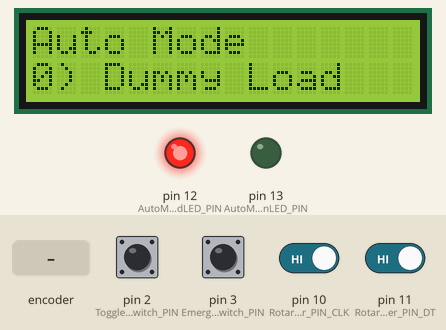
Recording of a sketch running on a simulated Arduino Uno, built with avr-gcc and run on an emulated ATmega328P. Parts: 16×2 character LCD, output pins drawn as LEDs (lit = HIGH). Wiring (inferred from the names in the program): line decoder: data pin 6, pin 5, pin 4. Inputs (shaded band) come from the test bench; at power-on: pin 2 (ToggleModeSwitch_PIN), pin 3 (EmergencyDummyLoadSwitch_PIN), pin 10 (RotaryEncoder_PIN_CLK), pin 11 (RotaryEncoder_PIN_DT) HIGH. EEPROM starts erased; pins used as bus, display or sensor lines are not drawn; what the sketch prints to the serial monitor is not drawn.

Above: at 8.3 s.
8.4 s: rotary encoder on pin 3 (EmergencyDummyLoadSwitch_PIN) / pin 11 (RotaryEncoder_PIN_DT) turned 1 step (first pin leading)
At 9.7 s:
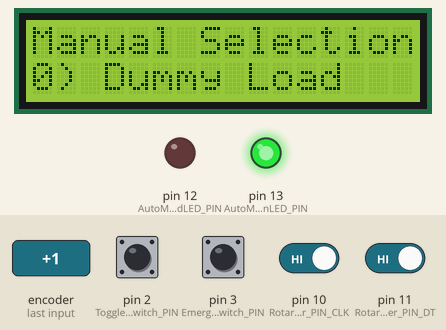
10.1 s: pin 10 (RotaryEncoder_PIN_CLK) driven LOW
At 11.0 s:
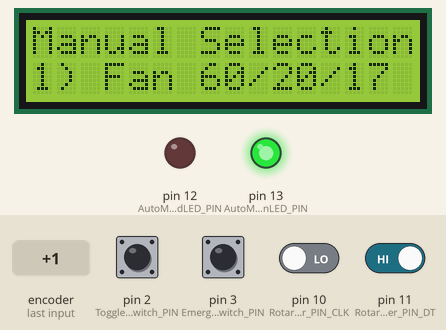
11.6 s: pin 2 (ToggleModeSwitch_PIN) pulled LOW for 0.15 s
At 12.1 s:
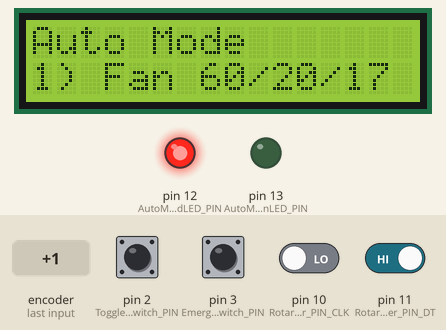
13.2 s: pin 2 (ToggleModeSwitch_PIN) pulled LOW for 1 s
At 14.6 s:
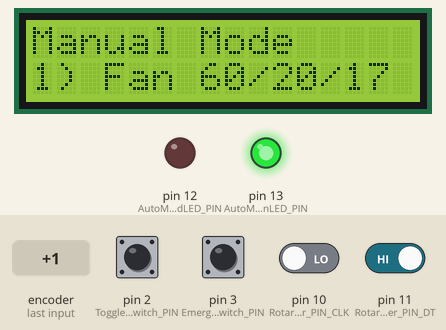
15.7 s: rotary encoder on pin 3 (EmergencyDummyLoadSwitch_PIN) / pin 11 (RotaryEncoder_PIN_DT) turned 1 step (first pin leading)
At 16.4 s:
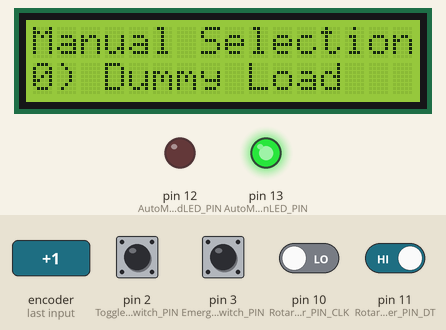
17.4 s: pin 10 (RotaryEncoder_PIN_CLK) driven HIGH
At 18.9 s:
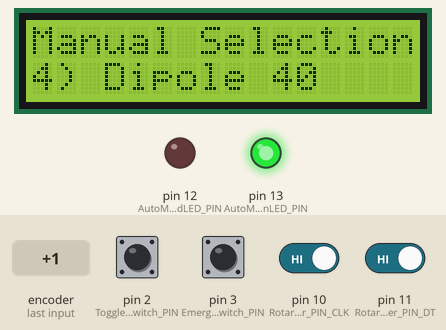
Timing chart, 0 to 19.9 s (numbered marks = the images above; inputs shaded):
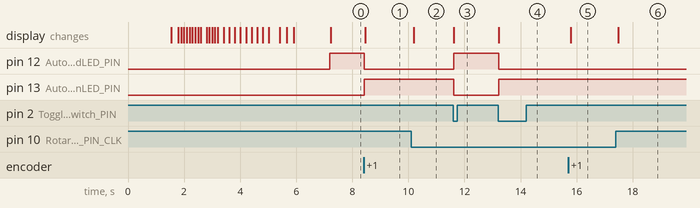

Measured:
- after the input at 8.4 s, pin 12 (AutoMode_RedLED_PIN): HIGH → LOW at once; pin 13 (AutoMode_GreenLED_PIN): LOW → HIGH at once; the display: changes after 0.06 s (image 1)
- after the input at 10.1 s, the display: changes after 0.09 s (image 2)
- after the input at 11.6 s, pin 12 (AutoMode_RedLED_PIN): LOW → HIGH at once; pin 13 (AutoMode_GreenLED_PIN): HIGH → LOW at once; the display: changes at once (image 3)
- after the input at 13.2 s, pin 12 (AutoMode_RedLED_PIN): HIGH → LOW at once; pin 13 (AutoMode_GreenLED_PIN): LOW → HIGH at once; the display: changes at once (image 4)
- after the input at 15.7 s, the display: changes after 0.09 s (image 5)
- after the input at 17.4 s, the display: changes after 0.09 s (image 6)

The sketch:

HamSwitch.ino
```cpp
// (licence header left out)
#include <AltSoftSerial.h>
#include <EEPROM.h>
#include "DisplayService.h"
#include "Antenna.h"
#include "MyAntennaList.h"
#include "RadioSettings.h"
#include <LiquidCrystal_I2C.h>
#include <SimpleList.h>

//***************************************************** PIN Definition ***********************************************/

//This is a switch between auto and manual modes
//It is a INPUT_PULLUP pin so by default it is set to 'HIGH'
//In order to change to 'Manual' Mode -> ground this pin temporarily (through toggle switch)
int ToggleModeSwitch_PIN = 2; //Only Pin 2 or Pin 3 allowed here!

//This is an emergency DummyLoad switch
//When pressed, the antenna immediately switches to manual mode and selects the dummy load
int EmergencyDummyLoadSwitch_PIN = 3; //Only Pin 2 or Pin 3 allowed here!

//Define Decoder Pins (for Auto mode)
int Decoder1_PIN_A0 = 6;
int Decoder1_PIN_A1 = 5;
int Decoder1_PIN_A2 = 4;

//Pins 8 and 9 are used as Rx and Tx in AltSoftSerial to communicate with the radio

//Define Rotary Encoder Pins (for Manual mode)
int RotaryEncoder_PIN_CLK = 10;
int RotaryEncoder_PIN_DT = 11;

int AutoMode_RedLED_PIN = 12;
int AutoMode_GreenLED_PIN = 13;

//************************************************** Members *******************************************************/

//Members (This is the place to define variables with global scope used in the application )
AltSoftSerial radioSerial; //a serial port to the radio (pins: 8-RX ,9-TX)
unsigned long Frequency = 0; //The frequency after parsing
unsigned long PreviousFrequency = -1; //The frequency after parsing

bool lastStateCLK = LOW;
bool currentStateCLK = LOW;
bool DT_State = LOW;

int selectedAntenna; //Holds the selected antenna, either in auto or manual mode
int prevSelectedAntenna; //Holds the previously selected antenna - it is used to check if the antenna has changed and print only in this case
bool isManualyAnttenaChanged = false;

//Since we use a physical switch for Auto/Manual mode selection we also need a debounce mechanism
long debouncing_time = 15; //Debouncing Time in Milliseconds
volatile unsigned long last_micros; //in Auto and Manual interrupts
volatile unsigned long emergencyDummyLoad_last_micros; // in emergencyDummyLoad interrupts
volatile unsigned long isr_micros; // in ISR interrupts

volatile bool isModeChanged = true; //Selection Mode change flag - used to display a short message only when the mode changes
volatile bool IsAuto = true; //Auto mode flag

unsigned long previousMillis = 0; // required for delay of CAT command
const long interval = 1000; // delay interval (milliseconds)

LiquidCrystal_I2C lcdx(I2C_ADDR, En_pin, Rw_pin, Rs_pin, D4_pin, D5_pin, D6_pin, D7_pin);
DisplayService dispServe(&lcdx);
Radio myRadio;

//**************************************************************** setup / loop ********************************************************************//
void setup() {
  dispServe.Init();
  InitAntennaList();
  InitRadioList();

  //set Decoder Pin modes
  pinMode(Decoder1_PIN_A0, OUTPUT);
  pinMode(Decoder1_PIN_A1, OUTPUT);
  pinMode(Decoder1_PIN_A2, OUTPUT);

  pinMode(RotaryEncoder_PIN_CLK, INPUT_PULLUP);
  pinMode(RotaryEncoder_PIN_DT, INPUT_PULLUP);

  pinMode(AutoMode_RedLED_PIN, OUTPUT);
  pinMode(AutoMode_GreenLED_PIN, OUTPUT);

  pinMode(ToggleModeSwitch_PIN, INPUT_PULLUP);//Allow automatic switching Pin
  pinMode(EmergencyDummyLoadSwitch_PIN, INPUT_PULLUP);//Emergency Dummy Load Pin - This is the rotary encoder switch

  //Register to interrupts
  attachInterrupt(digitalPinToInterrupt(ToggleModeSwitch_PIN), ToggleMode, FALLING);
  attachInterrupt(digitalPinToInterrupt(EmergencyDummyLoadSwitch_PIN), EmergencyDummyLoad, FALLING);

  //set the interrupt msk
  //PCICR |= (1 << PCIE0);
  //PCMSK0 |= (1 << PCINT2); //Interrupt on pin10
  //PCMSK0 |= (1 << PCINT3); //Interrupt on pin11
  lastStateCLK = digitalRead(RotaryEncoder_PIN_CLK);

  radioSerial.begin(BAUD_RATE);
  Serial.begin(9600); // Open serial communications and wait for port to open:
  while (!Serial) {}
  delay(100);

  if (AUTO_DETECT_INTERFACE)
  {
    myRadio = GetInterface(&radioSerial); //try the different interfaces and select the one for the current radio
    dispServe.Blink(1);
    dispServe.Log11("HamSwitch v2.1", 0, 0, 0, 100);
    dispServe.Log11("Interface: ", 0, 1, 0, 200);
    dispServe.Log11(myRadio.displayname, 11, 1, 0, 250);
  }
  else
  {
    myRadio = GetMyRadio(); //Get a struct that represents a Radio (defined @ RadioSettings.h)
    dispServe.Blink(1);
    dispServe.Log11("HamSwitch v2.1", 0, 0, 0, 100);
    dispServe.Log11("Radio: ", 0, 1, 0, 150);
    dispServe.Log11(myRadio.displayname, 7, 1, 0, 300);
  }

  prevSelectedAntenna = -1; //initialize with out of range value for the first print
  GetFromMemory(); //get the value of the last antenna and the selection mode, before HamSwitch was switched off

  delay(1000);
}

void loop() {
  CheckForData();
  unsigned long currentMillis = millis();
  //----------------------------------------------------------------------------------------------------------//
  //if in auto mode, and it is time to send command (every interval) -> write the command to the radioSerial
  if (IsAuto && (currentMillis - previousMillis >= interval)) {
    previousMillis = currentMillis;
    RadioRequest FrequencyCommandFunction = myRadio.FrequencyCommand; //get the FrequencyCommand from the struct
    if (myRadio.Id != -1) //make sure it is not the DummyRadio
    {
      FrequencyCommandFunction(&radioSerial);
    }
  }
  //----------------------------------------------------------------------------------------------------------//
  //Only alert the user if there was a change in the state
  if (isModeChanged)
  {
    isModeChanged = false; //reset the flag
    SaveModeToMemory(IsAuto);
    if (IsAuto)
    {
      dispServe.Log("Auto Mode", 0, 0, 0); //display a message
      analogWrite(AutoMode_GreenLED_PIN, 0); //Turn green led off
      analogWrite(AutoMode_RedLED_PIN, 130); //Turn red led on
    }
    else
    {
      dispServe.Log("Manual Mode", 0, 0, 0);
      analogWrite(AutoMode_GreenLED_PIN, 130); //Turn green led on
      analogWrite(AutoMode_RedLED_PIN, 0); //Turn red led off
    }
  }
  //----------------------------------------------------------------------------------------------------------//
  //if the antenna was manually changed -> show a short messege
  if (isManualyAnttenaChanged)
  {
    dispServe.Log("Manual Selection", 0, 0, 0);
    isManualyAnttenaChanged = false;
  }
  //----------------------------------------------------------------------------------------------------------//
  //if the entire string has arrived -> parse the frequency and reset the input string
  if (IsAuto) //Auto mode
  {
    if ((Frequency != 0) && (Frequency != PreviousFrequency)) //if the frequency is not 0 (i.e. valid) and has changed -> select the antenna..
    {
      AutoAntennaSelector();
      PreviousFrequency = Frequency;
    }
  }
  //----------------------------------------------------------------------------------------------------------//
  //To prevent flickering, only display the selected antenna if it was a change
  if (prevSelectedAntenna != selectedAntenna)
  {
    DisplaySelectedAntenna(selectedAntenna);
    prevSelectedAntenna = selectedAntenna;
    SwitchTo(selectedAntenna);
    SaveAntennaToMemory(selectedAntenna);
  }
  //----------------------------------------------------------------------------------------------------------//
  updateEncoder();
}


//**************************************************************** Antenna Selection *****************************************************************//
void AutoAntennaSelector()
{
  int band = FrequencyToBand(); //Figure out what is the band equivalent of this frequency
  if (band == 0) //make sure it is on the HAM bands
  {
    dispServe.Log("Non HAM Freq", 0, 0, 0);
    SwitchTo(0);
    return;
  }
  else //if it is
  {
    //iterate over the antenna list
    for (int i = 0; i < NUM_OF_ANTANNAS; i++) {
      SimpleList<int>* mybands = AntennaList[i]->GetBands();
      //and for each antenna, iterate over the bands it supports
      for (SimpleList<int>::iterator itr = mybands->begin(); itr != mybands->end(); ++itr)
      {
        //if you find a match i.e. the antenna supports the selected band
        if (*itr == band)
        {
          dispServe.Log(String(band) + "M   " + String(float(Frequency)/100000, 5), 0, 0, 0); //display the selected band
          SwitchTo(i); //and switch to that antenna
          return;
        }
      }
    }
  }
  dispServe.Log("No ant for " + String(band) + "M", 0, 0, 0);
  SwitchTo(0);
}

//********************************************************************************************************************************************//

//This method gets 3 bits - DecoderA0,DecoderA1, and DecoderA2 and changes the Decoder pins
void SetDecoder1Pins(int DecoderA2, int DecoderA1, int DecoderA0)
{
  (DecoderA0 == 1) ? digitalWrite(Decoder1_PIN_A0, HIGH) : digitalWrite(Decoder1_PIN_A0, LOW);
  (DecoderA1 == 1) ? digitalWrite(Decoder1_PIN_A1, HIGH) : digitalWrite(Decoder1_PIN_A1, LOW);
  (DecoderA2 == 1) ? digitalWrite(Decoder1_PIN_A2, HIGH) : digitalWrite(Decoder1_PIN_A2, LOW);
}

//This method gets the antenna number (0-7) and calls 'SetDecoder1Pins' to change the correct Pins
void SwitchTo(int antenna)
{
  selectedAntenna = antenna;
  switch (antenna)
  {
    case 1:
      SetDecoder1Pins(0, 0, 1);
      break;
    case 2:
      SetDecoder1Pins(0, 1, 0);
      break;
    case 3:
      SetDecoder1Pins(0, 1, 1);
      break;
    case 4:
      SetDecoder1Pins(1, 0, 0);
      break;
    case 5:
      SetDecoder1Pins(1, 0, 1);
      break;
    case 6:
      SetDecoder1Pins(1, 1, 0);
      break;
    case 7:
      SetDecoder1Pins(1, 1, 1);
      break;
    case 0:
      SetDecoder1Pins(0, 0, 0);
      break;
    default:
      SetDecoder1Pins(0, 0, 0);
      break;
  }
}

//********************************************************* Events ***********************************************************************//

void ToggleMode()
{
  static unsigned long last_ToggleModeInterrupt_time = 0;
  unsigned long toggleModeInterrupt_time = millis();
  // If interrupts come faster than 100ms, assume it's a bounce and ignore
  if (toggleModeInterrupt_time - last_ToggleModeInterrupt_time > 500)
  {
    isModeChanged = true;
    IsAuto = !IsAuto;
  }
  last_ToggleModeInterrupt_time = toggleModeInterrupt_time;
}

void EmergencyDummyLoad()
{
  static unsigned long last_EmergencyDummyLoadInterrupt_time = 0;
  unsigned long emergencyDummyLoadInterrupt_time = millis();
  // If interrupts come faster than 100ms, assume it's a bounce and ignore
  if (emergencyDummyLoadInterrupt_time - last_EmergencyDummyLoadInterrupt_time > 500)
  {
    isManualyAnttenaChanged = true;
    isModeChanged = true;
    IsAuto = false;
    Frequency = 0;
    PreviousFrequency = -1;
    SwitchTo(0);
  }
  last_EmergencyDummyLoadInterrupt_time = emergencyDummyLoadInterrupt_time;
}

void  updateEncoder()
{
  currentStateCLK = digitalRead(RotaryEncoder_PIN_CLK);
  if (currentStateCLK != lastStateCLK)
  {
    DT_State = digitalRead(RotaryEncoder_PIN_DT);
    if (DT_State != currentStateCLK)
    {
      selectedAntenna++;
      if (selectedAntenna == NUM_OF_ANTANNAS) selectedAntenna = 0;
    }
    else {
      selectedAntenna--;
      if (selectedAntenna == -1) selectedAntenna = NUM_OF_ANTANNAS-1;
    }
    lastStateCLK = currentStateCLK;
    isManualyAnttenaChanged = true;
    PreviousFrequency = -1;
    isModeChanged = true;
    IsAuto = false;
  }
}

//************************************************* Display ************************************************************************//

void DisplaySelectedAntenna(int antenna)
{
  dispServe.Log(AntennaList[antenna]->GetPort() + ") " + AntennaList[antenna]->GetDescription(), 0, 1, 0);
}

//*************************************************************************************************************************//
void CheckForData() {

  RadioResponse FrequencyResponseFunction = myRadio.FrequencyResponse; //get the FrequencyCommand from the struct
  if (myRadio.Id != -1) //make sure it is not the DummyRadio
  {
    Frequency = FrequencyResponseFunction(&radioSerial);
    //Serial.println(Frequency);
  }
}

void GetFromMemory()
{
  int antenna;
  bool isAuto;
  EEPROM.get( 0, antenna);
  EEPROM.get( sizeof(int), isAuto);
  if (antenna >= 0 && antenna < 8)
  {
    selectedAntenna = antenna;
  }
  IsAuto = isAuto;
}
void SaveAntennaToMemory(int antenna)
{
  EEPROM.put(0, antenna);
}
void SaveModeToMemory(bool isAuto)
{
  EEPROM.put(sizeof(int), isAuto);
}

int FrequencyToBand()
{

  if (Frequency >= 180000 && Frequency <= 200000) {
    return 160;
  }
  else if (Frequency >= 350000 && Frequency <= 400000) {
    return 80;
  }
  else if (Frequency >= 500000 && Frequency <= 550000) {
    return 60;
  }
  else if (Frequency >= 700000 && Frequency <= 730000) {
    return 40;
  }
  else if (Frequency >= 1000000 && Frequency <= 1030000) {
    return 30;
  }
  else if (Frequency >= 1400000 && Frequency <= 1435000) {
    return 20;
  }
  else if (Frequency >= 1800000 && Frequency <= 1817000) {
    return 17;
  }
  else if (Frequency >= 2100000 && Frequency <= 2145000) {
    return 15;
  }
  else if (Frequency >= 2489000 && Frequency <= 2500000) {
    return 12;
  }
  else if (Frequency >= 2800000 && Frequency <= 3000000) {
    return 10;
  }
  else if (Frequency >= 5000000 && Frequency <= 5040000) {
    return 6;
  }
  else if (Frequency >= 7000000 && Frequency <= 7050000) {
    return 4;
  }
  else if (Frequency >= 14400000 && Frequency <= 14600000) {
    return 2;
  }
  else if (Frequency >= 43000000 && Frequency <= 44000000) {
    return 430;
  }
  else {
    return 0;
  }
}
```

Antenna.cpp
```cpp
/*
  Antenna.cpp - A structure for holding antenna definition in a selector.
  Each antenna has:
  Port - the socket number it is connected to.
  Bands list - the list of bands it supports.
  Description - a friendly name e.g. 'Dipole 40'
  Created by Gil 4Z1KD, December 24, 2016.
*/

#include "Arduino.h"
#include "Antenna.h"
#include <SimpleList.h>

Antenna::Antenna(String port, SimpleList<int> bands, String description)
{
  m_Port = port;
  m_Bands = bands;
  m_Description = description;
}

String Antenna::GetPort()
{
  return m_Port;
}

SimpleList<int>* Antenna::GetBands()
{
  return &m_Bands;
}

String Antenna::GetDescription()
{
  return m_Description;
}
```

Antenna.h
```cpp
#ifndef Antenna_h
#define Antenna_h

#include "Arduino.h"
#include <SimpleList.h>

class Antenna
{
  public:
    Antenna(String port, SimpleList<int> bands, String description);
    String GetPort();
    SimpleList<int>* GetBands();
    String GetDescription();
  private:
    String m_Port;
    SimpleList<int> m_Bands;
    String m_Description;
};


#endif
```

DisplayService.cpp
```cpp
/*
  DisplayService.cpp - A library for printing text to lcd
  Created by Gil 4Z1KD, December 24, 2016.
*/
#include "Arduino.h"
#include "DisplayService.h"
#include <LiquidCrystal_I2C.h>

DisplayService::DisplayService()
{

}

DisplayService::DisplayService(LiquidCrystal_I2C* lcdx)
{
  //LiquidCrystal_I2C m_lcd(I2C_ADDR, En_pin, Rw_pin, Rs_pin, D4_pin, D5_pin, D6_pin, D7_pin);
  m_lcd = lcdx;
}

void DisplayService::Init()
{
  m_lcd->begin(16, 2);
  m_lcd->setBacklightPin(BACKLIGHT_PIN, POSITIVE);
  m_lcd->setBacklight(HIGH);
  m_lcd->home();
}

void DisplayService::Log(String str, int col, int row, boolean isToClear)
{
  if (isToClear)
    m_lcd->clear();
  m_lcd->setCursor(col, row);
  m_lcd->print("                ");
  m_lcd->setCursor(col, row);
  m_lcd->print(str);
}

void DisplayService::Log11(String str, int col, int row, boolean isToClear, int t_delay)
{
  if (isToClear)
    m_lcd->clear();
  m_lcd->setCursor(col, row);
  char buf[str.length() + 1];
  str.toCharArray(buf, str.length() + 1);
  for (int i = 0; i < str.length(); i++)
  {
    m_lcd->print(buf[i]);
    delay(t_delay);
  }
}

void DisplayService::Blink(int repeats)
{
  for (int i = 0; i < repeats; i++)
  {
    m_lcd->backlight();
    delay(250);
    m_lcd->noBacklight();
    delay(250);
  }
  m_lcd->backlight();
}
```

DisplayService.h
```cpp
#ifndef DisplayService_h
#define DisplayService_h

#include "Arduino.h"
#include <LiquidCrystal_I2C.h>

#define I2C_ADDR  0x27 // <<----- Add your address here.  Find it from I2C Scanner
#define BACKLIGHT_PIN  3
#define En_pin  2
#define Rw_pin  1
#define Rs_pin  0
#define D4_pin  4
#define D5_pin  5
#define D6_pin  6
#define D7_pin  7

class DisplayService
{
  public:
    DisplayService();
    DisplayService(LiquidCrystal_I2C* lcdx);
    void Init();
    void Log(String str, int col, int row, boolean isToClear);
    void Log11(String str, int col, int row, boolean isToClear, int t_delay);
    void DisplaySelectedBand(int band);
    void DisplaySelectedAntenna(int antenna);
    void Blink(int repeats);
  private:
    LiquidCrystal_I2C* m_lcd;
};


#endif
```

Source omitted: MyAntennaList.h (2454 bytes), RadioSettings.h (9861 bytes), UserSettings.h (2445 bytes)
